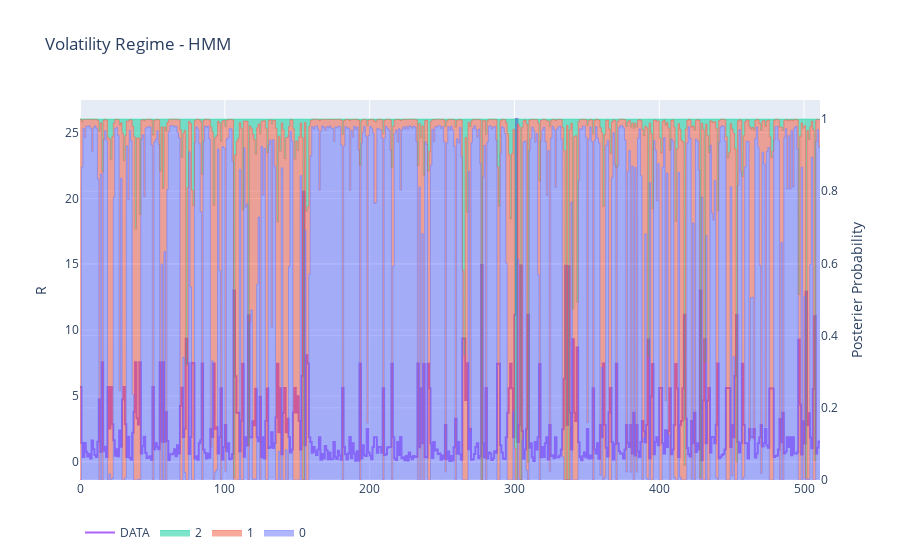

The notebook cell saved with this chart:
### Code cell
plot_states_shades(train,df_post_prob)

### Figure 1 — Plotly figure (JSON) as saved in the notebook; plotly's stock layout.template omitted (floating-point values rounded to 4 significant figures; data arrays with more than 128 entries replaced by an {"elided": "..."} marker saying what was removed)
{"data": [{"line": {"color": "#636EFA", "shape": "hv", "width": 0.5}, "mode": "lines", "name": "0", "stackgroup": "two", "type": "scatter", "x": {"elided": "512 int values"}, "y": {"elided": "512 float values"}, "yaxis": "y2"}, {"line": {"color": "#EF553B", "shape": "hv", "width": 0.5}, "mode": "lines", "name": "1", "stackgroup": "two", "type": "scatter", "x": {"elided": "512 int values"}, "y": {"elided": "512 float values"}, "yaxis": "y2"}, {"line": {"color": "#00CC96", "shape": "hv", "width": 0.5}, "mode": "lines", "name": "2", "stackgroup": "two", "type": "scatter", "x": {"elided": "512 int values"}, "y": {"elided": "512 float values"}, "yaxis": "y2"}, {"line": {"shape": "hv"}, "mode": "lines", "name": "DATA", "type": "scatter", "x": {"elided": "512 int values"}, "y": {"elided": "512 float values"}, "yaxis": "y"}], "layout": {"legend": {"orientation": "h"}, "title": {"text": "Volatility Regime - HMM"}, "yaxis": {"title": {"text": "R"}}, "yaxis2": {"overlaying": "y", "side": "right", "title": {"text": "Posterier Probability"}}}}
